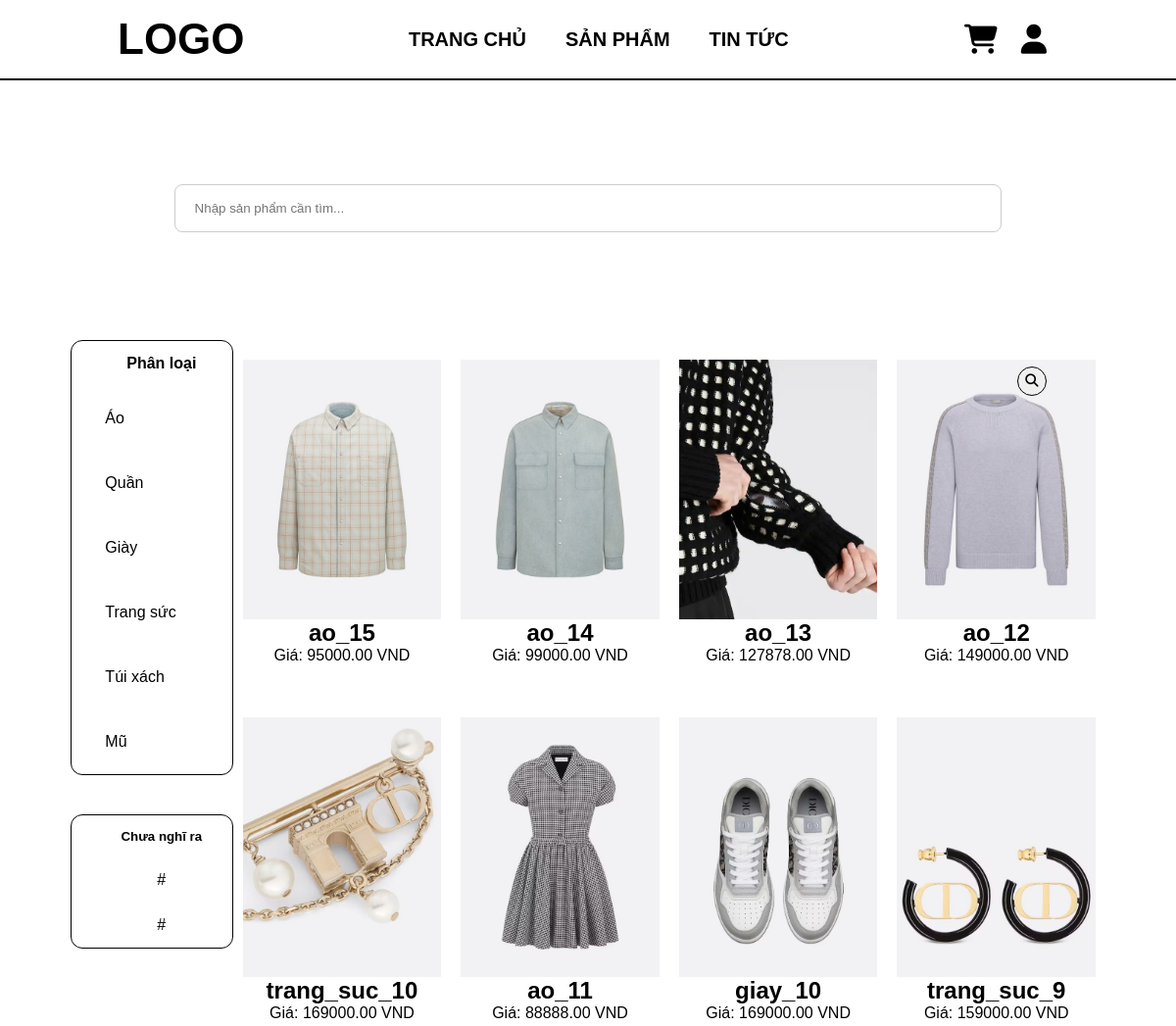
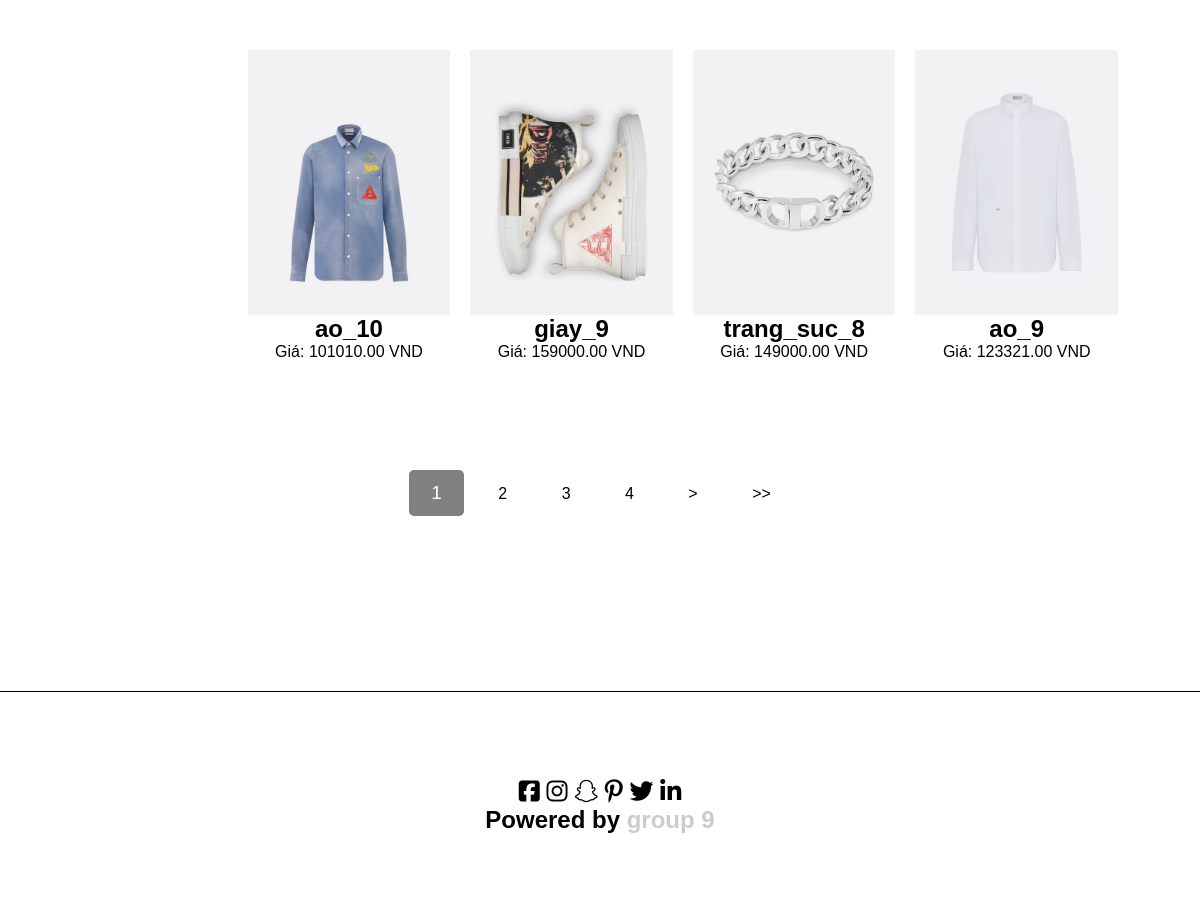
/products.php, run on the app's committed database (2 pictures, top to bottom).
### tables this page shows
CREATE TABLE `categories` (
  `CategoryID` int(11) NOT NULL,
  `CategoryName` text DEFAULT NULL
);

CREATE TABLE `products` (
  `ProductID` int(11) NOT NULL,
  `CategoryID` int(11) NOT NULL,
  `ProductName` varchar(255) DEFAULT NULL,
  `ProductDescription` text DEFAULT NULL,
  `ProductPrice` decimal(10,2) DEFAULT NULL,
  `ProductImage` varchar(255) DEFAULT NULL,
  `QuantityInStock` int(11) DEFAULT NULL
);

### products.php (the view, shortened to what this page needs)
<?php
require 'header.php';
?>
<div id="body">
    <div class="body-item active">
        <form id="search-box" method="post" action="">
            <input id="search-input" type="text" placeholder="Nhập sản phẩm cần tìm..." value="" name="search-input">
            <button type="submit" name="search" id="search-icon">
                <i class="fa-solid fa-magnifying-glass">
                </i>
            </button>
        </form>
        <div class="container">
            <div class="products_list col" id="products_list">
                <ul id="list_1">
                    <li>
                        <h4>Phân loại</h4>
                    </li>
                    <?php
                    $sql_select = "SELECT * FROM categories";
                    $result = mysqli_query($conn, $sql_select);
                    if (mysqli_num_rows($result) > 0) {
                        while ($row = mysqli_fetch_assoc($result)) {
                            $category_id = $row['CategoryID'];
                            $category_name = $row['CategoryName'];
                            if (isset($_GET['cate_id']) && $_GET['cate_id'] == $category_id) {
                                echo "<li>
                                    <a class='category-button-active' href='products.php?cate_id=$category_id'>$category_name</a>
                                </li>";
                            } else {
                                echo "<li>
                                    <a class='category-button' href='products.php?cate_id=$category_id'>$category_name</a>
                                </li>";
                            }
                        }
                    } else {
                        echo "<li>Không có danh mục</li>";
                    }
                    ?>
                </ul>
                <ul id="list_2">
                    <li>
                        <h5>Chưa nghĩ ra</h5>
                    </li>
                    <li>
                        <p>#</p>
                    </li>
                    <li>
                        <p>#</p>
                    </li>
                </ul>
            </div>
            <div class="product">
                <?php
                $per_page = 12;
                if (isset($_GET['page'])) {
                    $page = $_GET['page'];
                } else {
                    $page = 1;
                }
                $start_from = ($page - 1) * $per_page;
                if (!isset($_GET['cate_id']) && !isset($_POST['search'])) {
                    $sql_select = "SELECT ProductID, ProductName, ProductDescription, ProductPrice, ProductImage FROM Products ORDER BY ProductID DESC LIMIT $start_from, $per_page";
                    $result = mysqli_query($conn, $sql_select);
                    if (mysqli_num_rows($result) > 0) {
                        while ($row = mysqli_fetch_assoc($result)) {
                            $product_id = $row['ProductID'];
                            echo "<div class='product-item'>";
                            echo "<a href='details.php?product_id=$product_id'><img src='" . $row["ProductImage"] . "' alt='" . $row["ProductName"] . "'></a>";
                            echo "<h2>" . $row["ProductName"] . "</h2>";
                            echo "<p>Giá: " . $row["ProductPrice"] . " VND</p>";
                            echo "</div>";
                        }
                    } else {
                        echo "<script>alert('Lỗi: Vui lòng chọn một phân loại.')</script>";
                    }
                } else if(isset($_GET['cate_id']) && !isset($_POST['search'])) {
                    $cate_id = $_GET['cate_id'];
                    $sql_select = "SELECT * FROM `products` WHERE `CategoryID` = $cate_id ORDER BY ProductID DESC LIMIT $start_from, $per_page";
                    $result = mysqli_query($conn, $sql_select);
                    if (mysqli_num_rows($result) > 0) {
                        while ($row = mysqli_fetch_assoc($result)) {
                            $product_id = $row['ProductID'];
                            echo "<div class='product-item'>";
                            echo "<a href='details.php?product_id=$product_id'><img src='" . $row["ProductImage"] . "' alt='" . $row["ProductName"] . "'></a>";
                            echo "<h2>" . $row["ProductName"] . "</h2>";
                            echo "<p>Giá: " . $row["ProductPrice"] . " VND</p>";
                            echo "</div>";
                        }
                    }
                }
                ?>
            </div>
        </div>
    </div>
    <div class="body-item active" style="text-align: center; margin:80px">
        <div class="pagination-page">
            <?php
            if (!isset($_GET['cate_id']) && !isset($_POST['search'])) {
                $sql_select = "SELECT * FROM products ";
                $result = mysqli_query($conn, $sql_select);
                $total = mysqli_num_rows($result);
                $total_pages = ceil($total / $per_page);
                for ($i = 1; $i <= $total_pages; $i++) {
                    if ($i == $page) {
                        echo "<a class='pagination-button-active' href='products.php?page=$i'>$i</a> ";
                    } else {
                        echo "<a class='pagination-button' href='products.php?page=$i'>$i</a> ";
                    }
                }
                if ($page < $total_pages) {
                    echo "<a class='pagination-button' href='products.php?page=" . ($page + 1) . "'>></a> ";
                }
                if ($page < $total_pages) {
                    echo "<a class='pagination-button' href='products.php?page=$total_pages'>>></a> ";
                }
            } else if(isset($_GET['cate_id']) && !isset($_POST['search'])){
                $cate_id = $_GET['cate_id'];
                $sql_select = "SELECT * FROM products WHERE CategoryID = $cate_id";
                $result = mysqli_query($conn, $sql_select);
                $total = mysqli_num_rows($result);
                $total_pages = ceil($total / $per_page);
                if ($page > 1) {
                    echo "<a class='pagination-button' href='products.php?page=1&cate_id=$cate_id'><<</a> ";
                }
                if ($page > 1) {
                    echo "<a class='pagination-button' href='products.php?page=" . ($page - 1) . "&cate_id=$cate_id'><</a> ";
                }
                for ($i = 1; $i <= $total_pages; $i++) {
                    if ($i == $page) {
                        echo "<a class='pagination-button-active' href='products.php?page=$i&cate_id=$cate_id'>$i</a> ";
                    } else {
                        echo "<a class='pagination-button' href='products.php?page=$i&cate_id=$cate_id'>$i</a> ";
                    }
                }
                if ($page < $total_pages) {
                    echo "<a class='pagination-button' href='products.php?page=" . ($page + 1) . "&cate_id=$cate_id'>></a> ";
                }
                if ($page < $total_pages) {
                    echo "<a class='pagination-button' href='products.php?page=$total_pages&cate_id=$cate_id'>>></a> ";
                }
            }
            ?>
        </div>
    </div>
</div>
<?php
require 'footer.php';
?>

### assets/style.css (style rules this page uses)
* { margin: 0; padding: 0; font-family: Arial, Helvetica, sans-serif; text-decoration: none; }
#body { margin-top: 80px; padding: 90px 6%; }
#body .body-item { display: none; }
#body .body-item.active { display: block; }
#body .body-item #search-box { text-align: center; padding-bottom: 60px; }
#body .body-item #search-box #search-input { padding: 16px 20px; width: 80%; border-radius: 8px; border: #ccc solid 1px; position: relative; }
#body .body-item #search-icon { position: absolute; right: 11%; top: 19%; width: 30px; height: 30px; border: 1px solid #000; border-radius: 50%; display: flex; text-align: center; align-items: center; justify-content: center; cursor: pointer; }
#body .body-item .container { display: flex; justify-content: space-between; }
#body .body-item #products_list { width: 16%; }
#body .body-item #products_list #list_2 { margin-top: 40px; }
#body .body-item #products_list ul { list-style-type: none; border: 1px solid #000; border-radius: 12px; }
#body .body-item #products_list ul li { padding: 14px 0; margin-left: 20px; }
#body .body-item .product { width: 86%; text-align: center; display: grid; grid-template-columns: repeat(4, 1fr); grid-template-rows: repeat(3, 1fr); row-gap: 60px }

### css/h3style.css (style rules this page uses)
.product-item img { width: 100%; height: 100%; object-fit: cover; }
.product-item { margin: 10px 10px 10px 10px; }
.category-button { color: black; border-radius: 5px; width: 80%; text-decoration: none; background-color: white; display: inline-block; transition: background-color 0.3s; padding: 10px 0px; text-align: left; }
.pagination-button { display: inline-block; padding: 10px 20px; color: black; background-color: white; text-decoration: none; border-radius: 5px; margin: 5px; transition: background-color 0.3s; }
.pagination-button-active { display: inline-block; padding: 10px 20px; background-color: gray; color: white; text-decoration: none; border: 2px solid gray; font-size: 1.2em; border-radius: 5px; margin: 5px; transition: background-color 0.3s; }

### assets/product.css (style rules this page uses)
* { margin: 0; padding: 0; }

### assets/product_add.css (style rules this page uses)
* { margin: 0; padding: 0; font-family: Arial, Helvetica, sans-serif; }
.container { text-align: center; padding: 40px 0; }
.container div { padding: 10px 0; text-align: center; }

### assets/user_profile.css (style rules this page uses)
* { margin: 0; padding: 0; font-family: Arial, Helvetica, sans-serif; }

### data on the page
categories: CategoryName "Áo"
categories: CategoryName "Quần"
categories: CategoryName "Giày"
categories: CategoryName "Trang sức"
categories: CategoryName "Túi xách"
categories: CategoryName "Mũ"
products: ProductImage (picture), ProductName "ao_15", ProductPrice "95000.00"
products: ProductImage (picture), ProductName "ao_14", ProductPrice "99000.00"
products: ProductImage (picture), ProductName "ao_13", ProductPrice "127878.00"
products: ProductImage (picture), ProductName "ao_12", ProductPrice "149000.00"
products: ProductImage (picture), ProductName "trang_suc_10", ProductPrice "169000.00"
products: ProductImage (picture), ProductName "ao_11", ProductPrice "88888.00"
products: ProductImage (picture), ProductName "giay_10", ProductPrice "169000.00"
products: ProductImage (picture), ProductName "trang_suc_9", ProductPrice "159000.00"
products: ProductImage (picture), ProductName "ao_10", ProductPrice "101010.00"
products: ProductImage (picture), ProductName "giay_9", ProductPrice "159000.00"
products: ProductImage (picture), ProductName "trang_suc_8", ProductPrice "149000.00"
products: ProductImage (picture), ProductName "ao_9", ProductPrice "123321.00"
